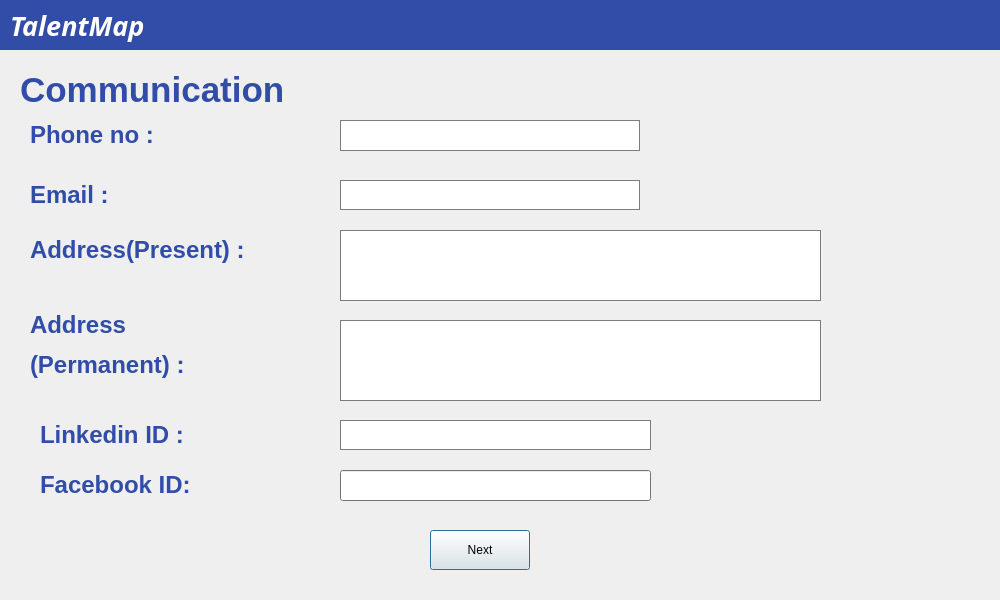
<?xml version="1.0" encoding="UTF-8"?>
<ui version="4.0">
 <class>Dialog6</class>
 <widget class="QDialog" name="Dialog6">
  <property name="geometry">
   <rect>
    <x>0</x>
    <y>0</y>
    <width>1000</width>
    <height>600</height>
   </rect>
  </property>
  <property name="windowTitle">
   <string>TalentMap</string>
  </property>
  <property name="windowOpacity">
   <double>1.000000000000000</double>
  </property>
  <property name="autoFillBackground">
   <bool>false</bool>
  </property>
  <widget class="QWidget" name="widget" native="true">
   <property name="geometry">
    <rect>
     <x>0</x>
     <y>0</y>
     <width>1000</width>
     <height>50</height>
    </rect>
   </property>
   <property name="palette">
    <palette>
     <active>
      <colorrole role="Base">
       <brush brushstyle="SolidPattern">
        <color alpha="255">
         <red>255</red>
         <green>255</green>
         <blue>255</blue>
        </color>
       </brush>
      </colorrole>
      <colorrole role="Window">
       <brush brushstyle="SolidPattern">
        <color alpha="255">
         <red>49</red>
         <green>77</green>
         <blue>168</blue>
        </color>
       </brush>
      </colorrole>
     </active>
     <inactive>
      <colorrole role="Base">
       <brush brushstyle="SolidPattern">
        <color alpha="255">
         <red>255</red>
         <green>255</green>
         <blue>255</blue>
        </color>
       </brush>
      </colorrole>
      <colorrole role="Window">
       <brush brushstyle="SolidPattern">
        <color alpha="255">
         <red>49</red>
         <green>77</green>
         <blue>168</blue>
        </color>
       </brush>
      </colorrole>
     </inactive>
     <disabled>
      <colorrole role="Base">
       <brush brushstyle="SolidPattern">
        <color alpha="255">
         <red>49</red>
         <green>77</green>
         <blue>168</blue>
        </color>
       </brush>
      </colorrole>
      <colorrole role="Window">
       <brush brushstyle="SolidPattern">
        <color alpha="255">
         <red>49</red>
         <green>77</green>
         <blue>168</blue>
        </color>
       </brush>
      </colorrole>
     </disabled>
    </palette>
   </property>
   <property name="autoFillBackground">
    <bool>true</bool>
   </property>
   <widget class="QLabel" name="label">
    <property name="geometry">
     <rect>
      <x>10</x>
      <y>0</y>
      <width>171</width>
      <height>51</height>
     </rect>
    </property>
    <property name="font">
     <font>
      <family>STCaiyun</family>
     </font>
    </property>
    <property name="text">
     <string>&lt;html&gt;&lt;head/&gt;&lt;body&gt;&lt;p&gt;&lt;span style=&quot; font-size:20pt; font-weight:600; font-style:italic; color:#ffffff;&quot;&gt;TalentMap&lt;/span&gt;&lt;/p&gt;&lt;/body&gt;&lt;/html&gt;</string>
    </property>
   </widget>
  </widget>
  <widget class="QWidget" name="widget_2" native="true">
   <property name="geometry">
    <rect>
     <x>0</x>
     <y>50</y>
     <width>1000</width>
     <height>550</height>
    </rect>
   </property>
   <property name="palette">
    <palette>
     <active>
      <colorrole role="Base">
       <brush brushstyle="SolidPattern">
        <color alpha="255">
         <red>255</red>
         <green>255</green>
         <blue>255</blue>
        </color>
       </brush>
      </colorrole>
      <colorrole role="Window">
       <brush brushstyle="SolidPattern">
        <color alpha="255">
         <red>161</red>
         <green>161</green>
         <blue>161</blue>
        </color>
       </brush>
      </colorrole>
     </active>
     <inactive>
      <colorrole role="Base">
       <brush brushstyle="SolidPattern">
        <color alpha="255">
         <red>255</red>
         <green>255</green>
         <blue>255</blue>
        </color>
       </brush>
      </colorrole>
      <colorrole role="Window">
       <brush brushstyle="SolidPattern">
        <color alpha="255">
         <red>161</red>
         <green>161</green>
         <blue>161</blue>
        </color>
       </brush>
      </colorrole>
     </inactive>
     <disabled>
      <colorrole role="Base">
       <brush brushstyle="SolidPattern">
        <color alpha="255">
         <red>161</red>
         <green>161</green>
         <blue>161</blue>
        </color>
       </brush>
      </colorrole>
      <colorrole role="Window">
       <brush brushstyle="SolidPattern">
        <color alpha="255">
         <red>161</red>
         <green>161</green>
         <blue>161</blue>
        </color>
       </brush>
      </colorrole>
     </disabled>
    </palette>
   </property>
   <widget class="QLabel" name="label_2">
    <property name="geometry">
     <rect>
      <x>20</x>
      <y>-10</y>
      <width>391</width>
      <height>101</height>
     </rect>
    </property>
    <property name="styleSheet">
     <string notr="true">font: 8pt &quot;STHupo&quot;;</string>
    </property>
    <property name="text">
     <string>&lt;html&gt;&lt;head/&gt;&lt;body&gt;&lt;p&gt;&lt;span style=&quot; font-size:26pt; font-weight:600; color:#314da8;&quot;&gt;Communication&lt;/span&gt;&lt;/p&gt;&lt;/body&gt;&lt;/html&gt;</string>
    </property>
    <property name="textFormat">
     <enum>Qt::AutoText</enum>
    </property>
   </widget>
   <widget class="QPushButton" name="pushButton6">
    <property name="geometry">
     <rect>
      <x>430</x>
      <y>480</y>
      <width>100</width>
      <height>40</height>
     </rect>
    </property>
    <property name="text">
     <string>Next</string>
    </property>
   </widget>
   <widget class="QLineEdit" name="Facebookbox6">
    <property name="geometry">
     <rect>
      <x>340</x>
      <y>420</y>
      <width>311</width>
      <height>31</height>
     </rect>
    </property>
   </widget>
   <widget class="QLabel" name="label_3">
    <property name="geometry">
     <rect>
      <x>30</x>
      <y>180</y>
      <width>291</width>
      <height>41</height>
     </rect>
    </property>
    <property name="text">
     <string>&lt;html&gt;&lt;head/&gt;&lt;body&gt;&lt;p&gt;&lt;span style=&quot; font-size:18pt; font-weight:600; color:#314da8;&quot;&gt;Address(Present) :&lt;/span&gt;&lt;/p&gt;&lt;/body&gt;&lt;/html&gt;</string>
    </property>
   </widget>
   <widget class="QLabel" name="label_4">
    <property name="geometry">
     <rect>
      <x>30</x>
      <y>70</y>
      <width>161</width>
      <height>31</height>
     </rect>
    </property>
    <property name="text">
     <string>&lt;html&gt;&lt;head/&gt;&lt;body&gt;&lt;p&gt;&lt;span style=&quot; font-size:18pt; font-weight:600; color:#314da8;&quot;&gt;Phone no :&lt;/span&gt;&lt;/p&gt;&lt;/body&gt;&lt;/html&gt;</string>
    </property>
   </widget>
   <widget class="QLabel" name="label_5">
    <property name="geometry">
     <rect>
      <x>30</x>
      <y>130</y>
      <width>171</width>
      <height>31</height>
     </rect>
    </property>
    <property name="text">
     <string>&lt;html&gt;&lt;head/&gt;&lt;body&gt;&lt;p&gt;&lt;span style=&quot; font-size:18pt; font-weight:600; color:#314da8;&quot;&gt;Email :&lt;/span&gt;&lt;/p&gt;&lt;/body&gt;&lt;/html&gt;</string>
    </property>
   </widget>
   <widget class="QTextEdit" name="Phonebox6">
    <property name="geometry">
     <rect>
      <x>340</x>
      <y>70</y>
      <width>300</width>
      <height>31</height>
     </rect>
    </property>
   </widget>
   <widget class="QTextBrowser" name="Emailbox6">
    <property name="geometry">
     <rect>
      <x>340</x>
      <y>130</y>
      <width>300</width>
      <height>30</height>
     </rect>
    </property>
   </widget>
   <widget class="QLabel" name="label_6">
    <property name="geometry">
     <rect>
      <x>30</x>
      <y>250</y>
      <width>301</width>
      <height>91</height>
     </rect>
    </property>
    <property name="text">
     <string>&lt;html&gt;&lt;head/&gt;&lt;body&gt;&lt;p&gt;&lt;span style=&quot; font-size:18pt; font-weight:600; color:#314da8;&quot;&gt;Address&lt;/span&gt;&lt;/p&gt;&lt;p&gt;&lt;span style=&quot; font-size:18pt; font-weight:600; color:#314da8;&quot;&gt;(Permanent) :&lt;/span&gt;&lt;/p&gt;&lt;/body&gt;&lt;/html&gt;</string>
    </property>
   </widget>
   <widget class="QLabel" name="label_7">
    <property name="geometry">
     <rect>
      <x>40</x>
      <y>370</y>
      <width>211</width>
      <height>31</height>
     </rect>
    </property>
    <property name="text">
     <string>&lt;html&gt;&lt;head/&gt;&lt;body&gt;&lt;p&gt;&lt;span style=&quot; font-size:18pt; font-weight:600; color:#314da8;&quot;&gt;Linkedin ID :&lt;/span&gt;&lt;/p&gt;&lt;/body&gt;&lt;/html&gt;</string>
    </property>
   </widget>
   <widget class="QLabel" name="label_8">
    <property name="geometry">
     <rect>
      <x>40</x>
      <y>420</y>
      <width>221</width>
      <height>31</height>
     </rect>
    </property>
    <property name="text">
     <string>&lt;html&gt;&lt;head/&gt;&lt;body&gt;&lt;p&gt;&lt;span style=&quot; font-size:18pt; font-weight:600; color:#314da8;&quot;&gt;Facebook ID:&lt;/span&gt;&lt;/p&gt;&lt;/body&gt;&lt;/html&gt;</string>
    </property>
   </widget>
   <widget class="QTextBrowser" name="Presentaddress6">
    <property name="geometry">
     <rect>
      <x>340</x>
      <y>180</y>
      <width>481</width>
      <height>71</height>
     </rect>
    </property>
   </widget>
   <widget class="QTextBrowser" name="Permanentaddress6">
    <property name="geometry">
     <rect>
      <x>340</x>
      <y>270</y>
      <width>481</width>
      <height>81</height>
     </rect>
    </property>
   </widget>
   <widget class="QTextBrowser" name="Linkedinbox6">
    <property name="geometry">
     <rect>
      <x>340</x>
      <y>370</y>
      <width>311</width>
      <height>30</height>
     </rect>
    </property>
   </widget>
  </widget>
 </widget>
 <resources/>
 <connections/>
</ui>
